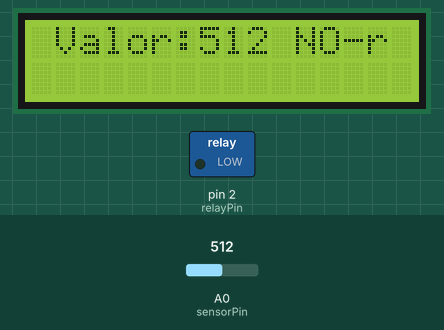
Bench run of a sketch on a simulated Arduino Uno, built with avr-gcc and run on an emulated ATmega328P. On the bench: 16×2 character LCD, switched loads named in the sketch (green lamp = pin HIGH). The test bench sets the inputs (shaded band); at power-on: A0 (sensorPin) = 512. What the sketch prints to the serial monitor is not drawn.

Above: at 1.2 s.
1.3 s: A0 (sensorPin) set to 683
At 2.7 s:
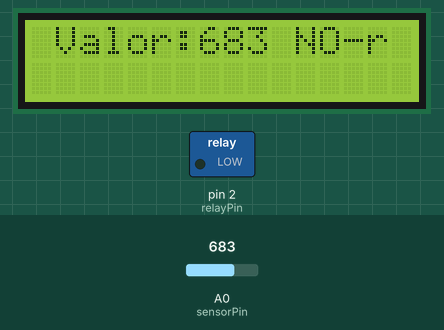
3.0 s: A0 (sensorPin) set to 716
At 3.9 s:
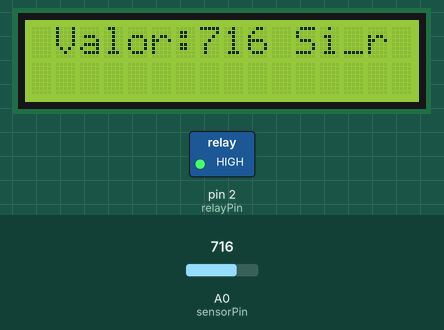
4.6 s: A0 (sensorPin) set to 0
At 5.6 s:
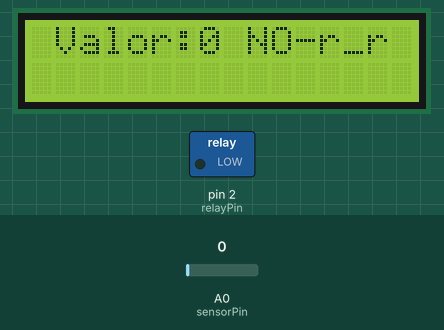
6.1 s: A0 (sensorPin) set to 8
7.6 s: A0 (sensorPin) set to 11
At 8.5 s:
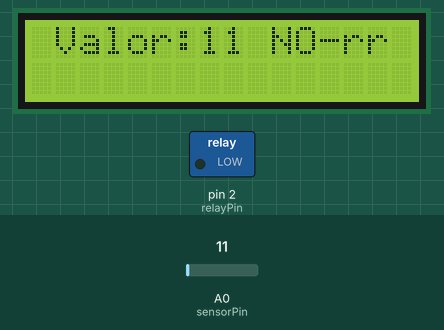
9.1 s: A0 (sensorPin) set to 0
At 10.6 s:
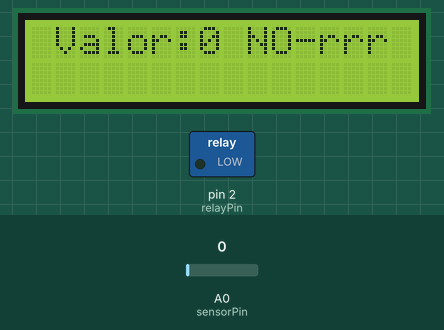
Timing chart, 0 to 11.7 s (numbered marks = the images above; inputs shaded):
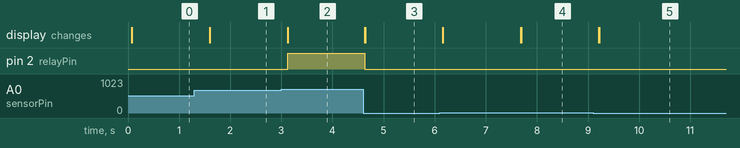

The sketch:

Codigo_Simulacion.ino
```cpp
#include <LiquidCrystal.h>
LiquidCrystal lcd(8, 9, 10, 11, 12, 13);
int sensorPin = A0;
int relayPin = 2;
void setup(){
   lcd.begin(16, 2);
  Serial.begin(9600);
  pinMode(sensorPin, INPUT);
  pinMode(2, OUTPUT);
}
void loop(){

 int sensorValue = analogRead(A0);
 float voltage = sensorValue * (5.0 / 1023.0);
  lcd.setCursor(1,0);
  lcd.print("Valor:"+String(sensorValue));
  if(sensorValue<700.0){
    digitalWrite(2,LOW);
    delay(2);
    lcd.print(" NO-r");
    Serial.println("La tierra está humeda");
    Serial.println("Valor del sensor: " + String(sensorValue));
  }
    if (sensorValue>=700){
    lcd.print(" Si_r");
    Serial.println("La tierra está seca, comienza el riego");
    digitalWrite(2,HIGH);
  }
    Serial.print("Valor de voltaje: ");
    Serial.println(voltage,2);
    delay(500);
}
```

Measured:
- the behaviour switches between 699 and 700 on A0 (sensorPin) (found by bisection; images 1 and 2)
- the behaviour switches between 9 and 10 on A0 (sensorPin) (found by bisection; images 3 and 4)
- after the input at 1.3 s, the display: changes after 0.30 s (image 1)
- after the input at 3.0 s, pin 2 (relayPin): LOW → HIGH after 0.13 s; the display: changes after 0.13 s (image 2)
- after the input at 4.6 s, pin 2 (relayPin): HIGH → LOW at once; the display: first changes at once (image 3 shows a later state)
- after the input at 7.6 s, the display: first changes after 0.09 s (image 4 shows a later state)
- after the input at 9.1 s, the display: first changes after 0.11 s (image 5 shows a later state)
